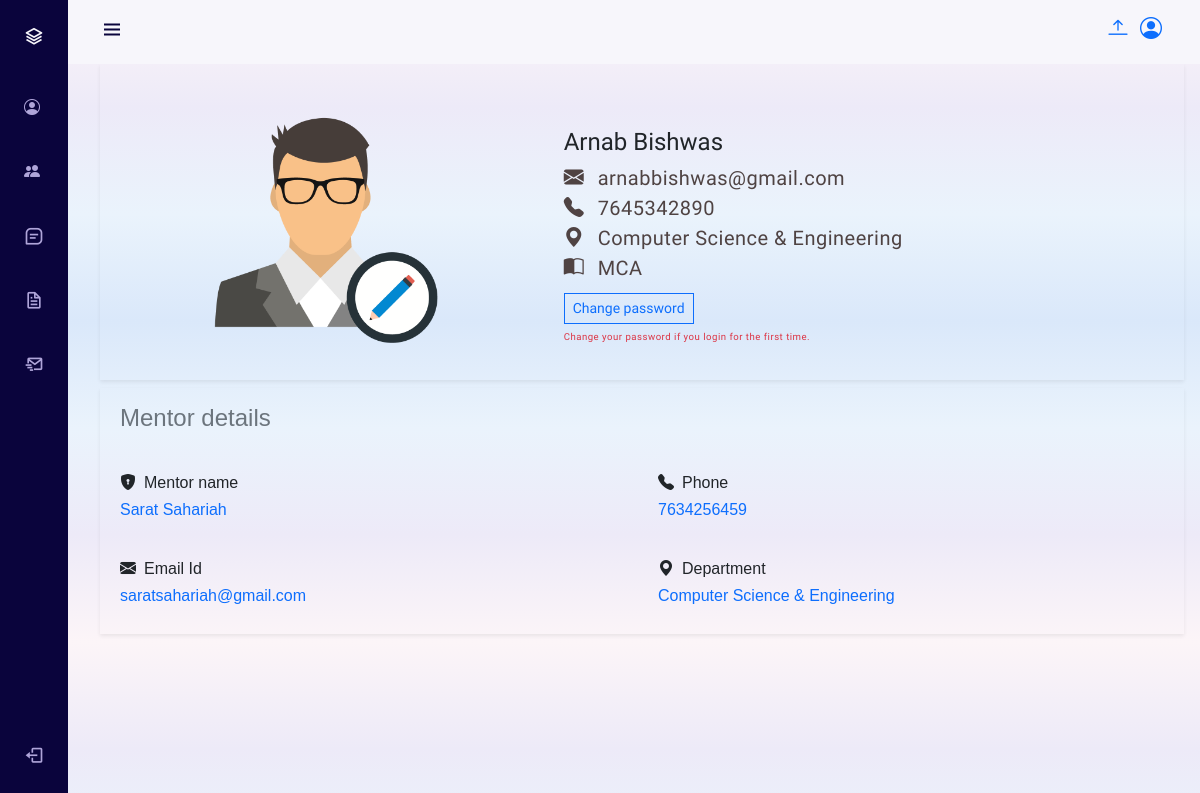
Page /student/student_profile.php (signed in) on the committed database.
### tables this page shows
CREATE TABLE `mentor` (
  `mentor_id` char(6) NOT NULL,
  `mentor_email` varchar(90) NOT NULL,
  `mentor_phone` char(10) NOT NULL,
  `mentor_firstname` varchar(35) NOT NULL,
  `mentor_lastname` varchar(35) NOT NULL,
  `mentor_department` varchar(100) NOT NULL,
  `mentor_password` varchar(255) NOT NULL
);

### student/student_profile.php (the view, shortened to what this page needs)
<!DOCTYPE html>
<html lang="en">
<head>
    <link href="https://cdn.jsdelivr.net/npm/bootstrap@5.2.1/dist/css/bootstrap.min.css" rel="stylesheet">
    <link rel="stylesheet" href="https://cdnjs.cloudflare.com/ajax/libs/font-awesome/6.2.0/css/all.min.css">
    <link href='https://cdn.jsdelivr.net/npm/boxicons@2.0.5/css/boxicons.min.css' rel='stylesheet'>
    <link rel="stylesheet" href="https://cdn.jsdelivr.net/npm/bootstrap-icons@1.3.0/font/bootstrap-icons.css">
    <link rel="stylesheet" href="../style/profile_sidebar.css">
    <link rel="stylesheet" href="../style/bg_color.css">
    <link rel="stylesheet" href="style/show_mentor.css">
    <link rel="stylesheet" href="../style/popup_style.css">
    <link rel="stylesheet" href="../admin/style/button.css">
</head>
<body id="body-pd">
    <?php
    include "partials/_navbar.php";
    include "../partials/_dbconnect.php";
    ?>
    <div class="container shadow-sm" style="font-family: 'PT Serif', serif;
    font-family: 'Ubuntu', sans-serif;">
        <div class="row featurette pt-3">
            <div class="col-md-5 order-md-1 d-flex">
                <img class="flex-shrink-0 bd-placeholder-img bd-placeholder-img-lg featurette-image img-fluid mx-auto" width="300" height="200" src="../photo/profile_student.png" alt="Student profile">
            </div>
            <div class="col-md-7 order-md-2 pt-4">
                <h4 class="text-dark text-sm-left pt-4">
                    <?php echo $_SESSION['username']; ?>
                </h4>
                <p class="lead mb-1">
                    <i class="bi bi-envelope-fill me-2"></i>
                    <?php echo $_SESSION['email']; ?>
                </p>
                <p class="lead mb-1"><i class="bi bi-telephone-fill me-2"></i>
                    <?php echo $_SESSION['phone']; ?>
                </p>
                <p class="lead mb-1"><i class="bi bi-geo-alt-fill me-2"></i>
                    <?php echo $_SESSION['depertment']; ?>
                </p>
                <p class="lead mb-1"><i class="bi bi-book-half me-2"></i>
                    <?php echo $_SESSION['program']; ?>
                </p>
                <div class="chng_btn">
                    <button type="button" class="btn btn-outline-primary btn-sm rounded-0 mt-2 openBtn" id="change_pass_student">Change
                        password</button>
                    <p class="text-danger" style="font-size: 0.6rem;">Change your password if you login for the first time.</p>
                </div>
            </div>
        </div>
    </div>
    <div class="container my-2 shadow-sm pb-1">
        <div class="mentor_mgs ps-2 py-3">
            <h4 class="text-secondary">Mentor details</h4>
        </div>
        <?php
            if($_SESSION['mentor_id'] == 0) {
                echo '
                <div class="no_mentor">
                    <p class="text-danger pb-2">Oops!! There is currently no mentor assigned to you.</p>
                </div>
                ';
            }
            else {
                $mentor_id = $_SESSION['mentor_id'];
                $sql = "
                SELECT * FROM `mentor` WHERE `mentor_id` = '$mentor_id'
                ";
                $result = mysqli_query($conn, $sql);
                if($result) {
                    while($row = mysqli_fetch_assoc($result)) {
                        echo '
                        <div class="row g-3 ">
                            <div class="col-md-6 rounded p-3">
                                <h6 class="secondary"><i class="bi bi-shield-lock-fill me-2"></i>Mentor name</h6>
                                <h6 class="text-primary">
                                '.$row['mentor_firstname'].' '. $row['mentor_lastname'] .'
                                </h6>
                            </div>
                            <div class="col-md-6 rounded p-3">
                                <h6 class="secondary"><i class="bi bi-telephone-fill me-2"></i>Phone</h6>
                                <h6 class="text-primary">
                                '. $row['mentor_phone'] .'
                                </h6>
                            </div>
                        </div>
                        <div class="row g-3">
                            <div class="col-md-6 rounded p-3">
                                <h6 class="secondary"><i class="bi bi-envelope-fill me-2"></i>Email Id</h6>
                                <h6 class="text-primary">
                                '. $row['mentor_email'] .'
                                </h6>
                            </div>
                            <div class="col-md-6 rounded p-3">
                                <h6 class="secondary"><i class="bi bi-geo-alt-fill me-2"></i>Department</h6>
                                <h6 class="text-primary">
                                '. $row['mentor_department'] .'
                                </h6>
                                </h6>
                            </div>
                        </div>
                        ';
                    }
                }
                else {
                    echo "Failed to fetch mentor records";
                }
            }
        ?>
    </div>
</body>
</html>

### style/profile_sidebar.css (style rules this page uses)
:root { --header-height: 3rem; --nav-width: 68px; --first-color: #0a043c; --first-color-light: #AFA5D9; --white-color: #F7F6FB; --body-font: 'Nunito', sans-serif; --normal-font-size: 1rem; --z-fixed: 100; }
body { position: relative; margin: var(--header-height) 0 0 0; padding: 0 1rem; font-family: var(--body-font); font-size: var(--normal-font-size); transition: .5s; }
p { color: #333; line-height: 1.6; }
@media screen and (min-width:768px) { body { margin: calc(var(--header-height) + 1rem) 0 0 0; padding-left: calc(var(--nav-width) + 2rem); } }

### style/bg_color.css (style rules this page uses)
* { box-sizing: border-box; }
body { background: linear-gradient(#fcf5f8, #edeaf8, #eaf3fc, #dae8fa, #eaf3fc, #edeaf8, #fcf5f8); height: auto; }

### style/popup_style.css (style rules this page uses)
body { font-family: Helvetica, Arial, sans-serif; }
p { font-size: 16px; line-height: 26px; letter-spacing: 0.5px; color: #4f4343; }

### rows in the picture
mentor: mentor_firstname "Sarat", mentor_lastname "Sahariah", mentor_phone "7634256459", mentor_email "saratsahariah@gmail.com", mentor_department "Computer Science & Engineering"

### other values in the picture
$_SESSION['username'] "Arnab Bishwas"
$_SESSION['email'] "arnabbishwas@gmail.com"
$_SESSION['phone'] "7645342890"
$_SESSION['depertment'] "Computer Science & Engineering"
$_SESSION['program'] "MCA"
